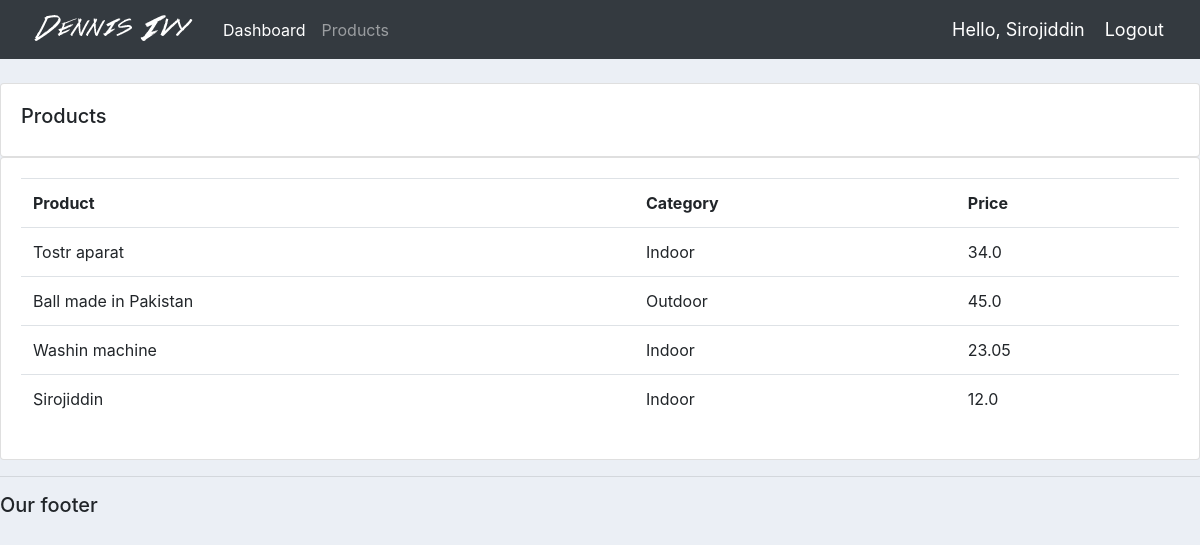
Screenshot of /products/ (signed in) with the database file from the repository.
### accounts/models.py (models this page shows, shortened)
class Product(models.Model):
    CATEGORY = (
        ('Indoor', 'Indoor'),
        ('Out Door', 'Out Door'),
    )
    name = models.CharField(max_length=200, null=True)
    price = models.FloatField(null=True)
    category = models.CharField(max_length=200, null=True, choices=CATEGORY)
    description = models.CharField(max_length=200, null=True, blank=True)
    date_created = models.DateTimeField(auto_now_add=True, null=True)
    tags = models.ManyToManyField(Tag)

### accounts/decorators.py (the view)
		def wrapper_func(request, *args, **kwargs):
			group = None
			if request.user.groups.exists():
				group = request.user.groups.all()[0].name
			if group in allowed_roles:
				return view_func(request, *args, **kwargs)
			else:
				return HttpResponse('You are not authorized to view this page')

### accounts/views.py (called while the page is built)
@login_required(login_url='login')
@allowed_users(allowed_roles=['admin'])
def products(request):
    products = Product.objects.all()
    return render(request, 'accounts/products.html', {'products': products})

### accounts/templates/accounts/products.html
{% extends 'accounts/main.html' %}
{% block content %}
    <br>
		<div class="row">
			<div class="col-md">
				<div class="card card-body">
					<h5>Products</h5>
				</div>
				<div class="card card-body">
					<table class="table">
						<tr>
							<th>Product</th>
							<th>Category</th>
							<th>Price</th>
						</tr>
						{% for i in products %}
							<tr>
								<td>{{i.name}}</td>
								<td>{{i.category}}</td>
								<td>{{i.price}}</td>
							</tr>
						{% endfor %}
					</table>
				</div>
			</div>
		</div>
{% endblock %}

### accounts/templates/accounts/navbar.html (shortened to what this page needs)
{% load static %}
<nav class="navbar navbar-expand-lg navbar-dark bg-dark">
 <img src="{% static 'images/logo.png' %}">
  <div class="collapse navbar-collapse" id="navbarNav">
    <ul class="navbar-nav">
      {% if request.user.is_staff %}
      <li class="nav-item active">
        <a class="nav-link" href="{% url 'home' %}">Dashboard</a>
      </li>
      <li class="nav-item">
        <a class="nav-link" href="{% url 'products' %}">Products</a>
      </li>
      {% else %}
       <li class="nav-item">
        <a class="nav-link" href="{% url 'account' %}">Settings</a>
      </li>
      {% endif %}
    </ul>
  </div>
  <span class="hello-msg">Hello, {{request.user}}</span>
  <span ><a  class="hello-msg" href="{% url 'logout' %}">Logout</a></span>
</nav>

### static/css/main.css (style rules this page uses)
body { background-color: #ebeff5; }

### accounts/templates/accounts/navbar.html (style rules this page uses)
.hello-msg { font-size: 18px; color: #fff; margin-right: 20px; }

### rows the page displays
Product: name "Tostr aparat", category "Indoor", price "34.0"
Product: name "Ball made in Pakistan", category "Outdoor", price "45.0"
Product: name "Washin machine", category "Indoor", price "23.05"
Product: name "Sirojiddin", category "Indoor", price "12.0"

### other values shown
{{ request.user }} "Sirojiddin"
